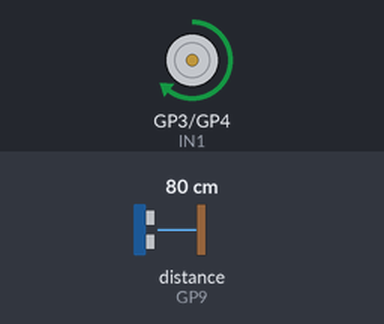
Simulated run of this program. Board: Raspberry Pi Pico running MicroPython. On the bench: motor-driver pin pairs drawn as motors (green arrow = first pin HIGH = forward, orange = second pin HIGH = backward, longer = more drive, scaled by the enable pin). The test bench sets the inputs (shaded band); at power-on: distance to the obstacle (sensor on GP9) 80 cm. The echo pulse lasts 58.3 µs per cm; what the program prints to the serial console is not drawn.

Above: at 1.0 s.
At 5.0 s:
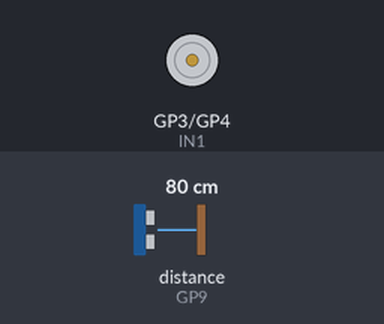
Timing chart, 0 to 10.5 s (numbered marks = the images above):
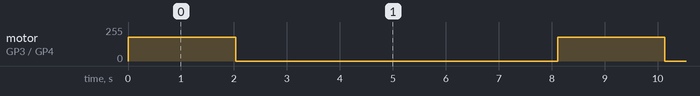

Measured:
- by itself, motor on GP3 (IN1) / GP4 (IN2): alternates forward 178/255 for 2.0 s and stopped for 6.1 s

The program:

test1.py
```python
from machine import Pin, PWM, I2C
import utime

# Ultrasonic Sensor Pins
TRIG_PIN = 8
ECHO_PIN = 9
trig = Pin(TRIG_PIN, Pin.OUT)
echo = Pin(ECHO_PIN, Pin.IN)

# I2C for BMP280 and MPU6050
i2c = I2C(0, sda=Pin(0), scl=Pin(1), freq=400000)

# Motor control pins
IN1 = Pin(3, Pin.OUT)
IN2 = Pin(4, Pin.OUT)
ENA = PWM(Pin(5))
ENA.freq(1000)
ENA.duty_u16(0)

# Placeholder BMP280 reading (replace with driver)
def read_bmp280():
    # Return temperature C, pressure Pa
    # Use bmp280 micropython library for actual readings
    return 25.0, 101325.0

# Placeholder MPU6050 reading (replace with driver)
def read_mpu6050():
    # Return pitch, roll, yaw dummy values (degrees)
    return 0.0, 0.0, 0.0

def read_ultrasonic():
    trig.low()
    utime.sleep_us(2)
    trig.high()
    utime.sleep_us(10)
    trig.low()

    start = utime.ticks_us()
    while echo.value() == 0:
        start = utime.ticks_us()

    stop = utime.ticks_us()
    while echo.value() == 1:
        stop = utime.ticks_us()

    duration = utime.ticks_diff(stop, start)
    distance_cm = (duration / 2) * 0.0343
    # Scale to water speed of sound (~1500 m/s)
    distance_cm = distance_cm * (1500 / 343)
    if distance_cm < 2 or distance_cm > 400:
        return -1
    return distance_cm

while True:
    dist = read_ultrasonic()
    temp_c, pressure_pa = read_bmp280()
    depth_cm = (pressure_pa - 101325) / (997 * 9.81) * 100
    pitch, roll, yaw = read_mpu6050()

    print(f"Distance_cm: {dist:.2f}")
    print(f"Depth_cm: {depth_cm:.2f}")
    print(f"Pitch: {pitch:.2f} Roll: {roll:.2f} Yaw: {yaw:.2f}")
    print(f"Temp_C: {temp_c:.2f}")

    # Motor control: runs 2 sec every 8 sec
    t = utime.ticks_ms() % 8000
    if t < 2000:
        IN1.high()
        IN2.low()
        ENA.duty_u16(int(65535 * 0.7))
    else:
        IN1.low()
        IN2.low()
        ENA.duty_u16(0)

    utime.sleep_ms(500)
```
